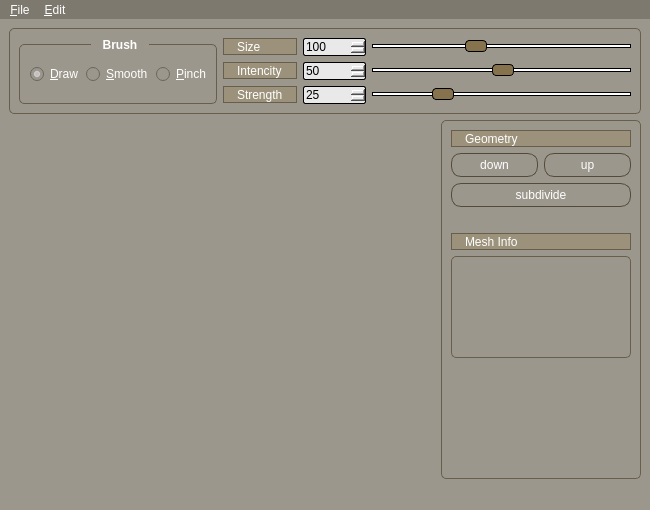
<ui version="4.0" >
 <class>MainWindow</class>
 <widget class="QMainWindow" name="MainWindow" >
  <property name="geometry" >
   <rect>
    <x>0</x>
    <y>0</y>
    <width>650</width>
    <height>510</height>
   </rect>
  </property>
  <property name="windowTitle" >
   <string>PZSculpt (Working title)</string>
  </property>
  <property name="styleSheet" >
   <string>QWidget{
	background-color: #9c978c;
	color: #fff;
	font-size: 12px;
}


QFrame{
	border: 1px solid #675f4b;
	border-radius: 5px;
}

QGroupBox{
	border: 1px solid #675f4b;
	border-radius: 5px;
	padding: 5px 0px;
	margin-top: 6px;
	font-weight: bold;
}
QGroupBox::title{
	subcontrol-origin: margin;
	subcontrol-position: center top;
	padding: 0px 10px;
} 


QPushButton{
	border-width: 1px;
	border-style: solid;
	border-color:  #534b3a;
	border-radius: 10px;
	height: 22px;
	min-height: 22px;
	max-height: 22px;
	padding: 0px 15px;
	background-color: qlineargradient(x1: 0, y1: 0, x2: 0, y2: 1,
	                                  stop: 0 #6f644b, stop: 1 #3f3828);
}
QPushButton:hover{
	background-color: qlineargradient(x1: 0, y1: 0, x2: 0, y2: 1,
	                                  stop: 0 #6f644b,
                                      stop: 0.5 #6f644b,
                                      stop: 1 #3f3828);
}
QPushButton:pressed{
	background-color: #534b3a;
}


QMenuBar{
	background-color: #7d796f;
}
QMenuBar::item{
	background-color: #7d796f;
}
QMenuBar::item:selected{
	background-color: #8f8f8f;
}


QMenu {
	background-color: #7d796f;
	border: 1px solid #8f8f8f;
}
QMenu::item {
	padding: 0px 30px 0px 10px;
	background-color: transparent;
}
QMenu::item:selected{
	background-color: #8f8f8f;
}
QMenu::item:disabled{
	color: #aaa;
}
QMenu::separator{
	height: 1px;
	margin: 2px 5px;
	background-color: #534b3a;
}


QSpinBox{
	background-color: #e9e9e9;
	color: #000;
	border: 1px solid #000;
	border-radius: 2px;
	padding-right: 20px;
}
QSpinBox::up-button {
	subcontrol-position: top right;
	width: 18px;
	border-image: url(:/images/res/spinboxup.png) 1;
}
QSpinBox::down-button {
	subcontrol-position: bottom right;
	width: 18px;
	border-image: url(:/images/res/spinboxdown.png) 1;
}
QSpinBox::up-arrow {
	image: url(:/images/res/arrowup.png);
	width: 5px;
	height: 5px;
}
QSpinBox::down-arrow {
	image: url(:/images/res/arrowdown.png);
	width: 5px;
	height: 5px;
}
QSpinBox::up-arrow:pressed{
	image: url(:/images/res/arrowup_pressed.png);
}
QSpinBox::down-arrow:pressed{
	image: url(:/images/res/arrowdown_pressed.png);
}


QLabel{
	background-color: #9c927b;
	height: 15px;
	min-height: 15px;
	max-height: 15px;
	padding: 0px 10px;
	border-radius: 0px;
}


QSlider::groove:horizontal {
	border: 1px solid #000;
	height: 2px;
	background-color: #fff;
}
QSlider::handle:horizontal {
	border: 1px solid #000;
	border-radius: 4px;
	height: 5px;
	width: 20px;
	background-color: #86734e;
	margin: -5px 0px;
}


QRadioButton::indicator {
	width: 15px;
	height: 15px;
}
QRadioButton::indicator::unchecked {
	image: url(:/images/res/radiobutton_unchecked.png);
}
QRadioButton::indicator:unchecked:pressed {
	image: url(:/images/res/radiobutton_unchecked_pressed.png);
}
QRadioButton::indicator::checked {
	image: url(:/images/res/radiobutton_checked.png);
}
QRadioButton::indicator:checked:pressed {
	image: url(:/images/res/radiobutton_checked_pressed.png);
} 


QCheckBox::indicator {
	width: 15px;
	height: 15px;
}
QCheckBox::indicator::unchecked {
	image: url(:/images/res/checkbox_unchecked.png);
}
QCheckBox::indicator:unchecked:pressed {
	image: url(:/images/res/checkbox_unchecked_pressed.png);
}
QCheckBox::indicator::checked {
	image: url(:/images/res/checkbox_checked.png);
}
QCheckBox::indicator:checked:pressed {
	image: url(:/images/res/checkbox_checked_pressed.png);
} 

QAction{
	background-color: #f00;
}

QTextEdit{
	padding: 20px 10px;
	max-height: 60px;
}</string>
  </property>
  <widget class="QWidget" name="centralwidget" >
   <layout class="QGridLayout" >
    <item row="0" column="0" colspan="2" >
     <widget class="QFrame" name="frameTop" >
      <property name="frameShape" >
       <enum>QFrame::StyledPanel</enum>
      </property>
      <layout class="QHBoxLayout" >
       <item>
        <widget class="QGroupBox" name="groupBoxBrush" >
         <property name="title" >
          <string>Brush</string>
         </property>
         <layout class="QHBoxLayout" >
          <item>
           <widget class="QRadioButton" name="radioButtonDraw" >
            <property name="text" >
             <string>&amp;Draw</string>
            </property>
            <property name="checked" >
             <bool>true</bool>
            </property>
           </widget>
          </item>
          <item>
           <widget class="QRadioButton" name="radioButtonSmooth" >
            <property name="text" >
             <string>&amp;Smooth</string>
            </property>
           </widget>
          </item>
          <item>
           <widget class="QRadioButton" name="radioButtonPinch" >
            <property name="text" >
             <string>&amp;Pinch</string>
            </property>
           </widget>
          </item>
         </layout>
        </widget>
       </item>
       <item>
        <layout class="QGridLayout" >
         <item row="0" column="0" >
          <widget class="QLabel" name="labelSize" >
           <property name="text" >
            <string>Size</string>
           </property>
          </widget>
         </item>
         <item row="0" column="1" >
          <widget class="QSpinBox" name="spinBoxSize" >
           <property name="maximum" >
            <number>255</number>
           </property>
           <property name="value" >
            <number>100</number>
           </property>
          </widget>
         </item>
         <item row="0" column="2" >
          <widget class="QSlider" name="horizontalSliderSize" >
           <property name="maximum" >
            <number>255</number>
           </property>
           <property name="value" >
            <number>100</number>
           </property>
           <property name="orientation" >
            <enum>Qt::Horizontal</enum>
           </property>
          </widget>
         </item>
         <item row="1" column="0" >
          <widget class="QLabel" name="labelIntencity" >
           <property name="text" >
            <string>Intencity</string>
           </property>
          </widget>
         </item>
         <item row="1" column="1" >
          <widget class="QSpinBox" name="spinBoxIntencity" >
           <property name="value" >
            <number>50</number>
           </property>
          </widget>
         </item>
         <item row="1" column="2" >
          <widget class="QSlider" name="horizontalSliderIntencity" >
           <property name="value" >
            <number>50</number>
           </property>
           <property name="orientation" >
            <enum>Qt::Horizontal</enum>
           </property>
          </widget>
         </item>
         <item row="2" column="0" >
          <widget class="QLabel" name="labelStrength" >
           <property name="text" >
            <string>Strength</string>
           </property>
          </widget>
         </item>
         <item row="2" column="1" >
          <widget class="QSpinBox" name="spinBoxStrength" >
           <property name="value" >
            <number>25</number>
           </property>
          </widget>
         </item>
         <item row="2" column="2" >
          <widget class="QSlider" name="horizontalSliderStrength" >
           <property name="value" >
            <number>25</number>
           </property>
           <property name="orientation" >
            <enum>Qt::Horizontal</enum>
           </property>
          </widget>
         </item>
        </layout>
       </item>
      </layout>
     </widget>
    </item>
    <item row="1" column="0" >
     <widget class="PZSculpt::GLWidget" native="1" name="canvas" >
      <property name="sizePolicy" >
       <sizepolicy vsizetype="Expanding" hsizetype="Expanding" >
        <horstretch>0</horstretch>
        <verstretch>0</verstretch>
       </sizepolicy>
      </property>
     </widget>
    </item>
    <item row="1" column="1" >
     <widget class="QFrame" name="frameRight" >
      <property name="sizePolicy" >
       <sizepolicy vsizetype="Expanding" hsizetype="Preferred" >
        <horstretch>0</horstretch>
        <verstretch>0</verstretch>
       </sizepolicy>
      </property>
      <property name="minimumSize" >
       <size>
        <width>200</width>
        <height>16</height>
       </size>
      </property>
      <property name="maximumSize" >
       <size>
        <width>200</width>
        <height>16777215</height>
       </size>
      </property>
      <property name="frameShape" >
       <enum>QFrame::StyledPanel</enum>
      </property>
      <layout class="QVBoxLayout" >
       <item>
        <widget class="QLabel" name="labelGeometry" >
         <property name="text" >
          <string>Geometry</string>
         </property>
        </widget>
       </item>
       <item>
        <layout class="QHBoxLayout" >
         <item>
          <widget class="QPushButton" name="pushButtonDown" >
           <property name="text" >
            <string>down</string>
           </property>
          </widget>
         </item>
         <item>
          <widget class="QPushButton" name="pushButtonUp" >
           <property name="text" >
            <string>up</string>
           </property>
          </widget>
         </item>
        </layout>
       </item>
       <item>
        <widget class="QPushButton" name="pushButtonSubd" >
         <property name="text" >
          <string>subdivide</string>
         </property>
        </widget>
       </item>
       <item>
        <spacer>
         <property name="orientation" >
          <enum>Qt::Vertical</enum>
         </property>
         <property name="sizeType" >
          <enum>QSizePolicy::Fixed</enum>
         </property>
         <property name="sizeHint" >
          <size>
           <width>20</width>
           <height>20</height>
          </size>
         </property>
        </spacer>
       </item>
       <item>
        <widget class="QLabel" name="labelMeshInfo" >
         <property name="text" >
          <string>Mesh Info</string>
         </property>
        </widget>
       </item>
       <item>
        <widget class="QTextEdit" name="textEditMeshInfo" >
         <property name="readOnly" >
          <bool>true</bool>
         </property>
        </widget>
       </item>
       <item>
        <spacer>
         <property name="orientation" >
          <enum>Qt::Vertical</enum>
         </property>
         <property name="sizeType" >
          <enum>QSizePolicy::Expanding</enum>
         </property>
         <property name="sizeHint" >
          <size>
           <width>20</width>
           <height>281</height>
          </size>
         </property>
        </spacer>
       </item>
      </layout>
     </widget>
    </item>
   </layout>
  </widget>
  <widget class="QMenuBar" name="menubar" >
   <property name="geometry" >
    <rect>
     <x>0</x>
     <y>0</y>
     <width>650</width>
     <height>25</height>
    </rect>
   </property>
   <widget class="QMenu" name="menu_File" >
    <property name="title" >
     <string>&amp;File</string>
    </property>
    <addaction name="actionImport" />
    <addaction name="actionExport" />
    <addaction name="separator" />
    <addaction name="actionQuit" />
   </widget>
   <widget class="QMenu" name="menu_Edit" >
    <property name="title" >
     <string>&amp;Edit</string>
    </property>
    <addaction name="actionUndo" />
    <addaction name="actionRedo" />
   </widget>
   <addaction name="menu_File" />
   <addaction name="menu_Edit" />
  </widget>
  <widget class="QStatusBar" name="statusbar" />
  <action name="actionImport" >
   <property name="text" >
    <string>&amp;Import</string>
   </property>
  </action>
  <action name="actionExport" >
   <property name="text" >
    <string>&amp;Export</string>
   </property>
  </action>
  <action name="actionQuit" >
   <property name="text" >
    <string>&amp;Quit</string>
   </property>
   <property name="menuRole" >
    <enum>QAction::TextHeuristicRole</enum>
   </property>
  </action>
  <action name="actionUndo" >
   <property name="enabled" >
    <bool>false</bool>
   </property>
   <property name="text" >
    <string>&amp;Undo</string>
   </property>
   <property name="shortcut" >
    <string>Ctrl+Z</string>
   </property>
  </action>
  <action name="actionRedo" >
   <property name="enabled" >
    <bool>false</bool>
   </property>
   <property name="text" >
    <string>&amp;Redo</string>
   </property>
   <property name="shortcut" >
    <string>Ctrl+Shift+Z</string>
   </property>
  </action>
 </widget>
 <customwidgets>
  <customwidget>
   <class>PZSculpt::GLWidget</class>
   <extends>QWidget</extends>
   <header location="global" >glwidget.h</header>
   <container>1</container>
  </customwidget>
 </customwidgets>
 <tabstops>
  <tabstop>radioButtonDraw</tabstop>
  <tabstop>radioButtonSmooth</tabstop>
  <tabstop>radioButtonPinch</tabstop>
  <tabstop>spinBoxSize</tabstop>
  <tabstop>horizontalSliderSize</tabstop>
  <tabstop>spinBoxStrength</tabstop>
  <tabstop>horizontalSliderStrength</tabstop>
  <tabstop>pushButtonDown</tabstop>
  <tabstop>pushButtonUp</tabstop>
  <tabstop>pushButtonSubd</tabstop>
 </tabstops>
 <resources>
  <include location="images.qrc" />
 </resources>
 <connections>
  <connection>
   <sender>actionQuit</sender>
   <signal>triggered()</signal>
   <receiver>MainWindow</receiver>
   <slot>close()</slot>
   <hints>
    <hint type="sourcelabel" >
     <x>-1</x>
     <y>-1</y>
    </hint>
    <hint type="destinationlabel" >
     <x>257</x>
     <y>165</y>
    </hint>
   </hints>
  </connection>
  <connection>
   <sender>horizontalSliderSize</sender>
   <signal>valueChanged(int)</signal>
   <receiver>spinBoxSize</receiver>
   <slot>setValue(int)</slot>
   <hints>
    <hint type="sourcelabel" >
     <x>594</x>
     <y>69</y>
    </hint>
    <hint type="destinationlabel" >
     <x>408</x>
     <y>68</y>
    </hint>
   </hints>
  </connection>
  <connection>
   <sender>horizontalSliderStrength</sender>
   <signal>valueChanged(int)</signal>
   <receiver>spinBoxStrength</receiver>
   <slot>setValue(int)</slot>
   <hints>
    <hint type="sourcelabel" >
     <x>594</x>
     <y>103</y>
    </hint>
    <hint type="destinationlabel" >
     <x>408</x>
     <y>102</y>
    </hint>
   </hints>
  </connection>
  <connection>
   <sender>spinBoxSize</sender>
   <signal>valueChanged(int)</signal>
   <receiver>horizontalSliderSize</receiver>
   <slot>setValue(int)</slot>
   <hints>
    <hint type="sourcelabel" >
     <x>408</x>
     <y>68</y>
    </hint>
    <hint type="destinationlabel" >
     <x>594</x>
     <y>69</y>
    </hint>
   </hints>
  </connection>
  <connection>
   <sender>spinBoxStrength</sender>
   <signal>valueChanged(int)</signal>
   <receiver>horizontalSliderStrength</receiver>
   <slot>setValue(int)</slot>
   <hints>
    <hint type="sourcelabel" >
     <x>408</x>
     <y>102</y>
    </hint>
    <hint type="destinationlabel" >
     <x>594</x>
     <y>103</y>
    </hint>
   </hints>
  </connection>
  <connection>
   <sender>spinBoxIntencity</sender>
   <signal>valueChanged(int)</signal>
   <receiver>horizontalSliderIntencity</receiver>
   <slot>setValue(int)</slot>
   <hints>
    <hint type="sourcelabel" >
     <x>385</x>
     <y>127</y>
    </hint>
    <hint type="destinationlabel" >
     <x>464</x>
     <y>125</y>
    </hint>
   </hints>
  </connection>
  <connection>
   <sender>horizontalSliderIntencity</sender>
   <signal>valueChanged(int)</signal>
   <receiver>spinBoxIntencity</receiver>
   <slot>setValue(int)</slot>
   <hints>
    <hint type="sourcelabel" >
     <x>568</x>
     <y>129</y>
    </hint>
    <hint type="destinationlabel" >
     <x>395</x>
     <y>130</y>
    </hint>
   </hints>
  </connection>
 </connections>
</ui>
